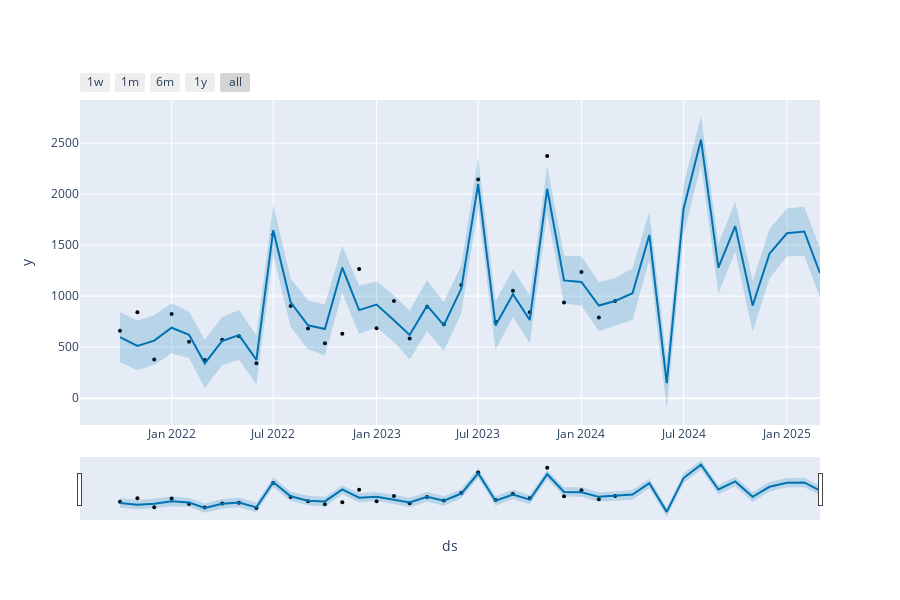

This figure's notebook cell:
### Code cell
# Interactive plot
# For monthly data, 1month and 1week, components in general not available
from prophet.plot import plot_plotly, plot_components_plotly
plot_plotly(model, forecast)
